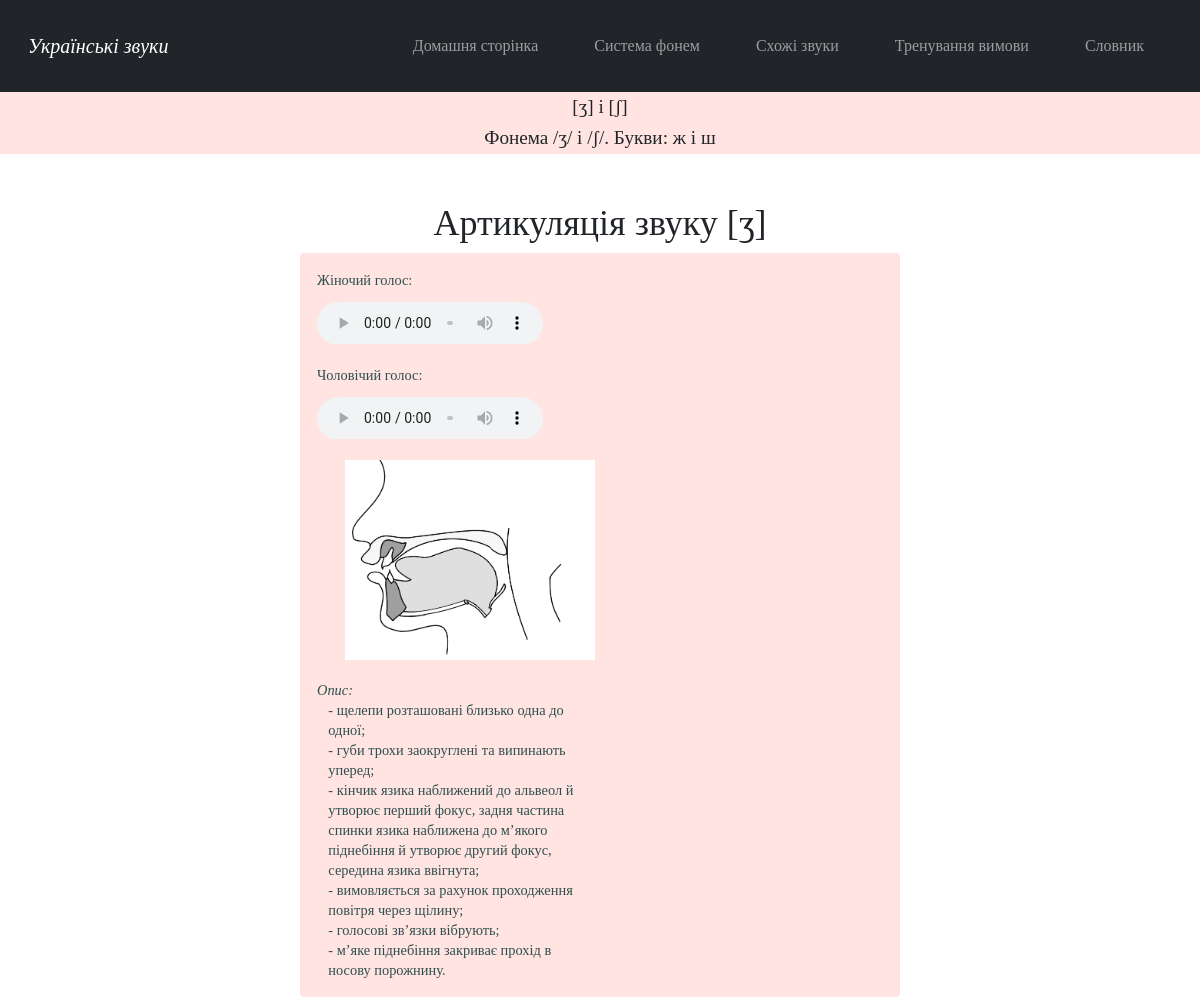
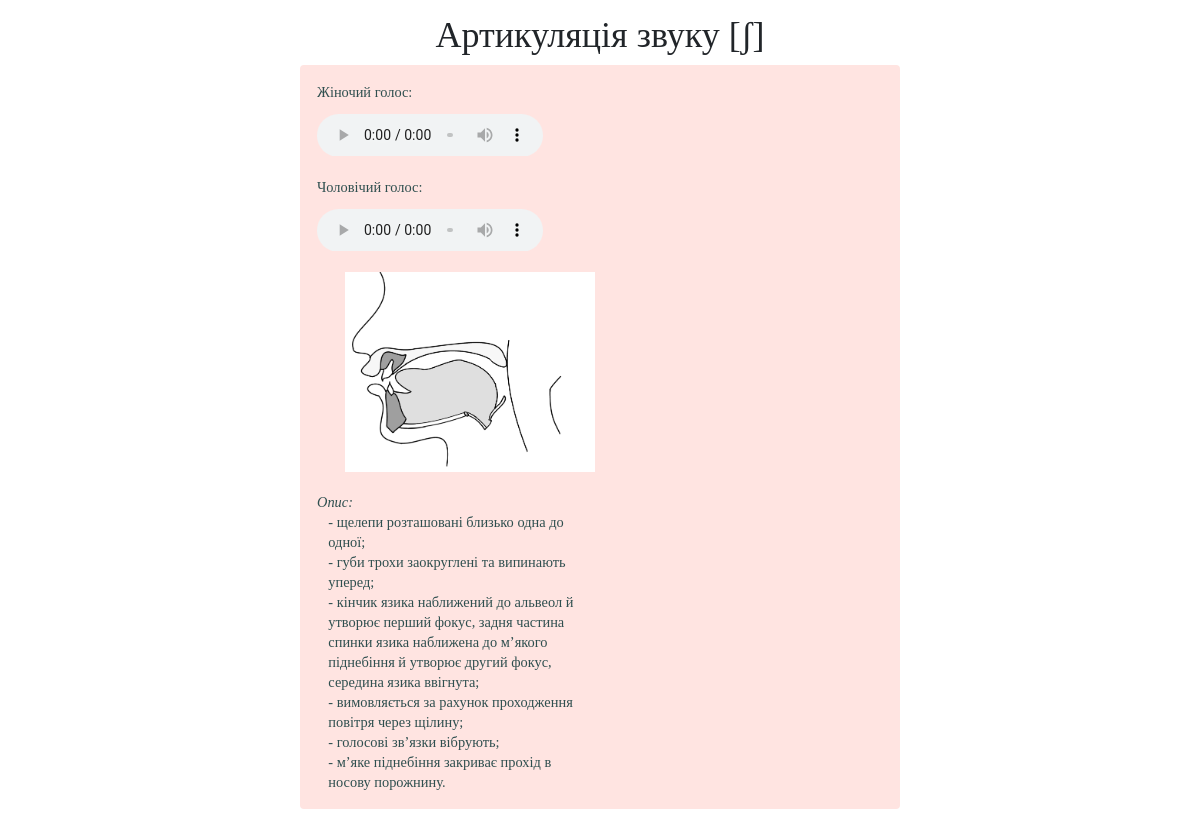
Page /sound_ʒ_ʃ on the committed database (2 pictures, top to bottom).
### main/models.py (models this page shows)
class InformationAboutConsonants(models.Model):
    id = models.AutoField('id', primary_key=True)
    sound = models.CharField('звук', max_length=6)
    place_of_articulation = models.TextField('місце артикуляції', default='')
    way_of_articulation = models.TextField('спосіб артикуляції', default='')
    palatalization = models.TextField('ступінь палаталізації', default='')
    description = models.TextField('опис вимови')
    eng_description = models.TextField('англ. опис вимови', default='')
    image = models.ImageField('ілюстрація вимови', upload_to="media")
    audio = models.FileField(upload_to='documents/', default='')
    male_audio = models.FileField(upload_to='documents/', default='')

### main/views.py (called while the page is built)
def sound_ʒ_ʃ(request):
    information = InformationAboutConsonants.objects.filter(sound__contains='[ʒ]')
    information2 = InformationAboutConsonants.objects.filter(sound__contains='[ʃ]')
    return render(request, 'main/sound_zh_sh.html', {'information': information, 'information2': information2})

### main/templates/main/sound_zh_sh.html
{% extends 'main/pattern_for_consonants.html' %}
{% load static %}
{% block sound %}[ʒ] i [ʃ]{% endblock %}
{% block phoneme %}/ʒ/ i /ʃ/{% endblock %}
{% block letter %}ж i ш{% endblock %}

### main/templates/main/pattern_for_consonants.html (shortened to what this page needs)
{% extends 'main/pattern.html' %}
{% load i18n %}
{% load static %}
{% block stylesheet %}<link rel="stylesheet" href="{% static 'main/css/pattern_separate_sounds.css' %}">{% endblock %}
{% block content %}
<main>
    <div class="header">
        <h2>{% block sound %}{% endblock %}</h2>
         <h3>{% translate "Phoneme" %} {% block phoneme %}{% endblock %}.
            {% translate "Letters:" %} {% block letter %}{% endblock %}</h3>
    </div>
    <div class="main_content">
        {% get_current_language as LANGUAGE_CODE %}
        {% for el in information%}
        <h3>{% translate "Articulation of the sound" %} {{el.sound}}</h3>
            <div class="alert alert-custom  fade in alert-dismissable show mt-2">
                <figure><figcaption>{% translate "Жіночий голос:" %}</figcaption>
                    <audio controls src={{el.audio.url}}>
                    </audio>
                </figure>
                <figure><figcaption>{% translate "Чоловічий голос:" %}</figcaption>
                    <audio controls src={{el.male_audio.url}}>
                    </audio>
                </figure>
                <img src={{el.image.url}} alt="Звук">
                <p class="examples" id="examples">{% block examples %}{% endblock %}<br></p>
                <p><i>{% translate "Description:" %}</i></p>
                {% if LANGUAGE_CODE == "uk" %}
                    <p class = "description" id="description">{{el.description}}</p>
                {%else%}
                    <p class = "description" id="description1.2">{{el.eng_description}}</p>
                {%endif%}
            </div>
        {%endfor%}
        {% for el in information2%}
        <h3>{% translate "Articulation of the sound" %} {{el.sound}}</h3>
            <div class="alert alert-custom  fade in alert-dismissable show mt-2">
                <figure><figcaption>{% translate "Жіночий голос:" %}</figcaption>
                    <audio controls src={{el.audio.url}}>
                    </audio>
                </figure>
                <figure><figcaption>{% translate "Чоловічий голос:" %}</figcaption>
                    <audio controls src={{el.male_audio.url}}>
                    </audio>
                </figure>
                <img src={{el.image.url}} alt="Звук">
                <p class="examples" id="examples2">{% block examples2 %}{% endblock %}<br></p>
                <p><i>{% translate "Description:" %}</i></p>
                {% if LANGUAGE_CODE == "uk" %}
                    <p class = "description" id="description2">{{el.description}}</p>
                {%else%}
                    <p class = "description" id="description2.2">{{el.eng_description}}</p>
                {%endif%}
            </div>
        {%endfor%}
    </div>
</main>
{% endblock %}

### main/static/main/css/pattern.css (style rules this page uses)
body { background: white; font-family: Garamond, Baskerville, "Baskerville Old Face", "Hoefler Text", "Times New Roman", serif; font-style: normal; font-variant: normal; font-weight: 400; line-height: 20px; }

### main/static/main/css/pattern_separate_sounds.css (style rules this page uses)
.header { text-align: center; background: #FFE4E1; width: 100%; height: 4em; padding-top: .3em; }
.header > h2, h3 { text-align: center; font-size: 1.2em; }
.main_content { margin-top: 4vw; font-size: .9em; margin-left: auto; margin-right: auto; }
.main_content > h3 { text-align: center; font-size: 3vw; }
.main_content img { margin-left: 5%; margin-bottom: 20px; width:250px; height:200px; }
.main_content p { white-space: pre-line; font-size: 1em; }
.alert-custom { background-color:#FFE4E1; color:#2F4F4F; }
.alert-custom > p { margin-bottom:0px; }
@media screen and (min-width:601px) { .header { margin-top: 50px; } }
@media screen and (min-width:601px) { .main_content { width: 80%; } }
@media screen and (min-width:601px) { .alert-custom { background-color: ; } }
@media screen and (min-width:601px) { audio { width: 50%; padding-top:2%; } }
@media screen and (min-width:768px) { .header { margin-top: 110px; } }
@media screen and (min-width:768px) { .alert-custom { background-color: ; } }
@media screen and (min-width:768px) { audio { width: 40%; } }
@media screen and (min-width:768px) { .examples { float: right; width: 45%; } }
@media screen and (min-width:768px) { .description { width: 45%; margin-left:2%; } }
@media screen and (min-width:980px) { .header { margin-top: 90px; } }
@media screen and (min-width:980px) { .main_content { width: 65%; } }
@media screen and (min-width:980px) { .alert-custom { background-color: ; } }
@media screen and (min-width:980px) { audio { width: 40%; } }
@media screen and (min-width:1200px) { .main_content { width: 50%; } }
@media screen and (min-width:1200px) { .alert-custom { background-color:; } }

### rows in the picture
InformationAboutConsonants: sound "[ʒ]", image (picture), description "- щелепи розташовані близько одна до одної; - губи трохи заокруглені та випинають уперед; - кінчик язика наближений до альвеол й утворює перший фокус, задня частина спинки язика наближена до м’якого піднебіння й утворює другий фокус, середина язика ввігнута; - вимовляється за рахунок проходження повітря через щілину; - голосові зв’язки вібрують; - м’яке піднебіння закриває прохід в носову порожнину."
InformationAboutConsonants: sound "[ʃ]", image (picture), description "- щелепи розташовані близько одна до одної; - губи трохи заокруглені та випинають уперед; - кінчик язика наближений до альвеол й утворює перший фокус, задня частина спинки язика наближена до м’якого піднебіння й утворює другий фокус, середина язика ввігнута; - вимовляється за рахунок проходження повітря через щілину; - голосові зв’язки вібрують; - м’яке піднебіння закриває прохід в носову порожнину."
